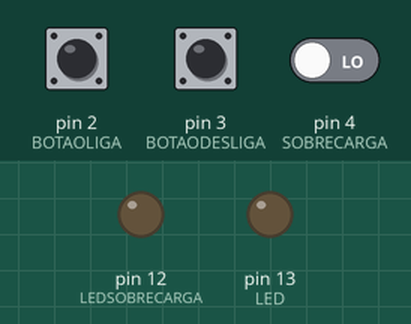
This sketch was run on a simulated Arduino Uno, built with avr-gcc and run on an emulated ATmega328P. On the bench: output pins drawn as LEDs (lit = HIGH). The test bench sets the inputs (shaded band); at power-on: pin 2 (BOTAOLIGA) LOW, pin 4 (SOBRECARGA) LOW, pin 3 (BOTAODESLIGA) LOW.

Above: at 1.2 s.
1.3 s: pin 2 (BOTAOLIGA) pulled HIGH for 0.15 s
At 1.9 s:
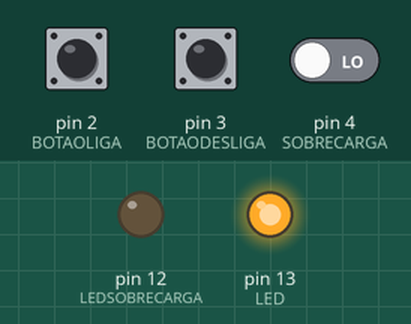
2.9 s: pin 4 (SOBRECARGA) driven HIGH
At 4.1 s:
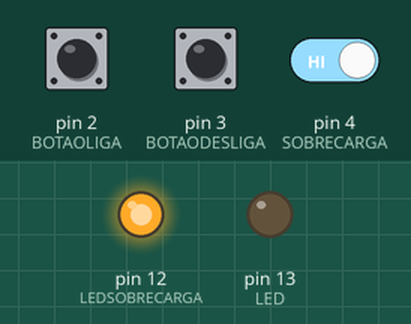
4.4 s: pin 2 (BOTAOLIGA) pulled HIGH for 1 s
At 5.2 s:
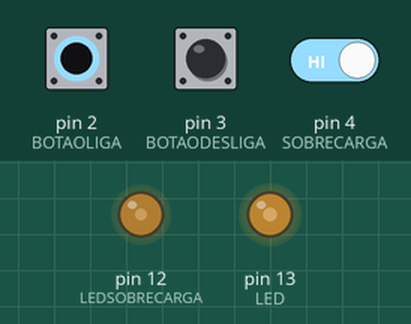
6.9 s: pin 2 (BOTAOLIGA) pulled HIGH for 3.2 s
At 11.3 s:
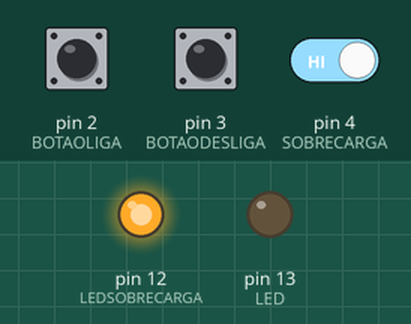
11.6 s: pin 2 (BOTAOLIGA) driven HIGH and pin 4 (SOBRECARGA) driven LOW
At 12.1 s:
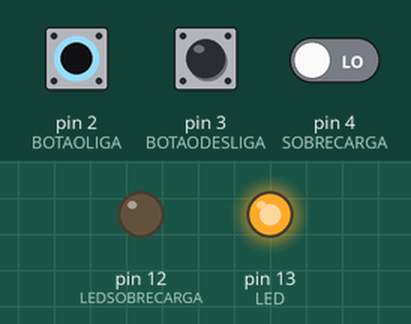
13.1 s: pin 3 (BOTAODESLIGA) pulled HIGH for 0.15 s
At 13.2 s:
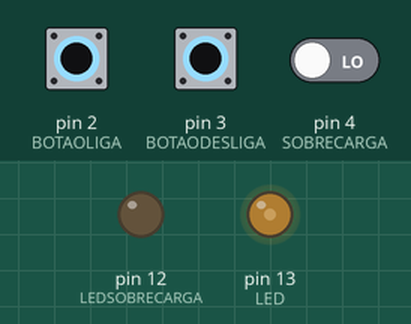
Timing chart, 0 to 15.8 s (numbered marks = the images above; inputs shaded):
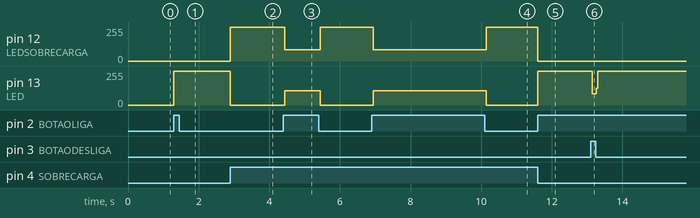

Measured:
- after the input at 1.3 s, pin 13 (LED): 0/255 → 255/255 at once
- after the input at 2.9 s, pin 12 (LEDSOBRECARGA): 0/255 → 255/255 at once; pin 13 (LED): 255/255 → 0/255 at once
- after the input at 4.4 s, pin 12 (LEDSOBRECARGA): 255/255 → 83/255 at once, → 255/255 1.0 s later; pin 13 (LED): 0/255 → 108/255 at once, → 0/255 1.0 s later
- after the input at 6.9 s, pin 12 (LEDSOBRECARGA): 255/255 → 83/255 at once, → 255/255 3.2 s later; pin 13 (LED): 0/255 → 108/255 at once, → 0/255 3.2 s later
- after the input at 11.6 s, pin 12 (LEDSOBRECARGA): 255/255 → 0/255 at once; pin 13 (LED): 0/255 → 255/255 at once
- after the input at 13.1 s, pin 13 (LED): 255/255 → 84/255 at once, → 255/255 0.12 s later

The sketch:

sketch_feb23a.ino
```cpp
#define LEDSOBRECARGA     12           // LED SOBRECARGA
#define LED     13                     // LED LIGADO AO PINO 13
#define BOTAOLIGA 2                    // CHAVE ligada ao pino 2 digital
#define BOTAODESLIGA 3                 // CHAVE ligada ao pino 3 digital
#define SOBRECARGA 4
void setup() {

   pinMode(LED, OUTPUT);                //define LED como pino de saída
   pinMode(LEDSOBRECARGA, OUTPUT);
   pinMode(BOTAOLIGA, INPUT);          //define chave como pino de entrada
   pinMode(BOTAODESLIGA, INPUT);
   pinMode(SOBRECARGA, INPUT);

}

void loop() {

   int ligado = 0;                   // int = memoria
   ligado = digitalRead(BOTAOLIGA);    // lê o valor do pino
   if (ligado == HIGH)     {
       digitalWrite(LEDSOBRECARGA, LOW);
       digitalWrite(LED, HIGH);        // liga o LED
      }

   int desligado = 0;
   desligado = digitalRead(BOTAODESLIGA);  // lê o valor do pino
   if (desligado == HIGH)     {
       digitalWrite(LED, LOW);        // Apaga o LED
      }

   int termico = 0;
   termico = digitalRead(SOBRECARGA);  // lê o valor do pino
   if (termico == HIGH)     {
       digitalWrite(LED, LOW);        // Apaga o LED
       digitalWrite(LEDSOBRECARGA, HIGH);
   }
}
```
